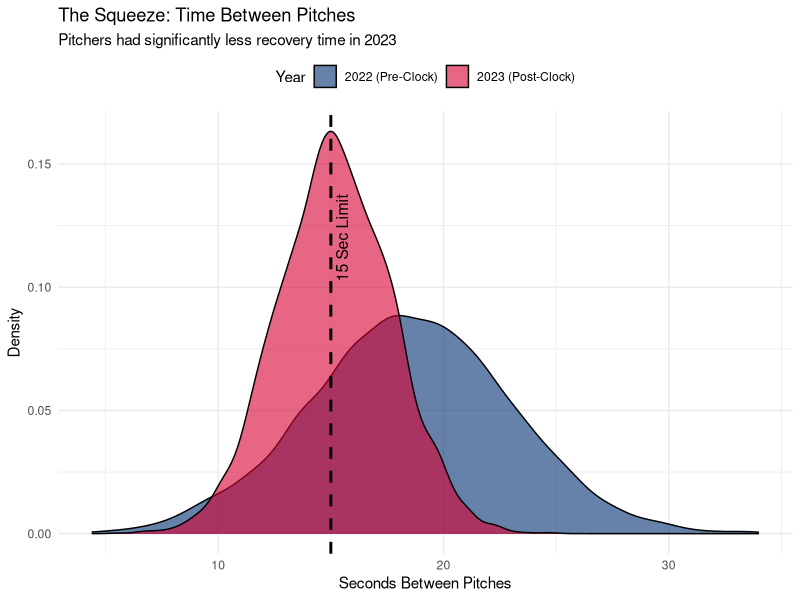
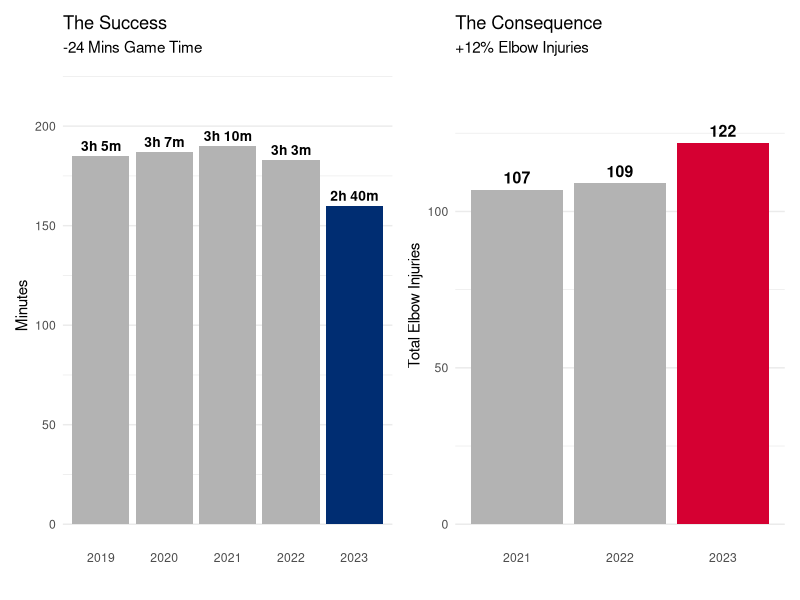

Write R code to recreate these figures, in order.
## ---- chunk 1
#| echo: false
#| message: false
#| warning: false

library(ggplot2)
library(dplyr)
library(patchwork)
## ---- chunk 2
#| echo: false
#| fig-width: 10
#| fig-height: 5

# --- SIMULATED TEMPO DATA ---
set.seed(123)
n_pitches <- 5000

# 2022 Data: Slower, wider spread
data_2022 <- data.frame(
  Tempo = rnorm(n_pitches, mean = 18.5, sd = 4.5),
  Year = "2022 (Pre-Clock)"
)

# 2023 Data: Faster, tighter spread
data_2023 <- data.frame(
  Tempo = rnorm(n_pitches, mean = 15.2, sd = 2.5),
  Year = "2023 (Post-Clock)"
)

tempo_data <- rbind(data_2022, data_2023)

# --- PLOT: DENSITY CURVE ---
ggplot(tempo_data, aes(x = Tempo, fill = Year)) +
  geom_density(alpha = 0.6) +
  scale_fill_manual(values = c("2022 (Pre-Clock)" = "#002D72", "2023 (Post-Clock)" = "#D50032")) +
  geom_vline(xintercept = 15, linetype = "dashed", color = "black", linewidth = 1) +
  annotate("text", x = 15.5, y = 0.12, label = "15 Sec Limit", angle = 90, size = 4) +
  labs(title = "The Squeeze: Time Between Pitches",
       subtitle = "Pitchers had significantly less recovery time in 2023",
       x = "Seconds Between Pitches",
       y = "Density") +
  theme_minimal() +
  theme(legend.position = "top")
## ---- chunk 3
#| echo: false
#| fig-width: 10
#| fig-height: 5

# --- DATA PREPARATION ---
game_time_data <- data.frame(
  Year = c("2019", "2020", "2021", "2022", "2023"),
  Minutes = c(185, 187, 190, 183, 160)
)

injury_data <- data.frame(
  Year = c("2021", "2022", "2023"),
  Injuries = c(107, 109, 122)
)

# --- PLOT 1: GAME LENGTH ---
p1 <- ggplot(game_time_data, aes(x = Year, y = Minutes, fill = (Year == "2023"))) +
  geom_col(show.legend = FALSE) +
  geom_text(aes(label = paste0(floor(Minutes/60), "h ", Minutes %% 60, "m")), 
            vjust = -0.5, fontface = "bold", size = 3.5) +
  scale_fill_manual(values = c("grey70", "#002D72")) + 
  scale_y_continuous(limits = c(0, 220)) +
  labs(title = "The Success",
       subtitle = "-24 Mins Game Time",
       y = "Minutes", x = "") +
  theme_minimal() +
  theme(panel.grid.major.x = element_blank())

# --- PLOT 2: INJURIES ---
p2 <- ggplot(injury_data, aes(x = Year, y = Injuries, fill = (Year == "2023"))) +
  geom_col(show.legend = FALSE) +
  geom_text(aes(label = Injuries), vjust = -0.5, fontface = "bold", size = 4) +
  scale_fill_manual(values = c("grey70", "#D50032")) + 
  scale_y_continuous(limits = c(0, 140)) +
  labs(title = "The Consequence",
       subtitle = "+12% Elbow Injuries",
       y = "Total Elbow Injuries", x = "") +
  theme_minimal() +
  theme(panel.grid.major.x = element_blank())

# --- COMBINE ---
p1 + p2
